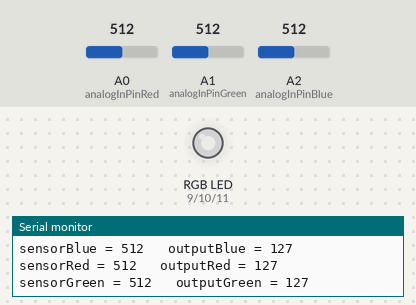
Bench run of a sketch on a simulated Arduino Uno, built with avr-gcc and run on an emulated ATmega328P. Shown: an RGB LED mixed from three pins (HIGH = lit), the last lines printed to the serial monitor. Inputs (shaded band) come from the test bench; at power-on: A0 (analogInPinRed) = 512, A1 (analogInPinGreen) = 512, A2 (analogInPinBlue) = 512. Dim RGB values are drawn brighter than linear.

Above: at 1.2 s.
1.3 s: A0 (analogInPinRed) set to 410
At 2.6 s:
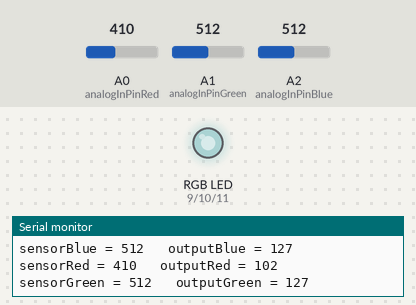
4.3 s: A0 (analogInPinRed) set to 385
At 5.0 s:
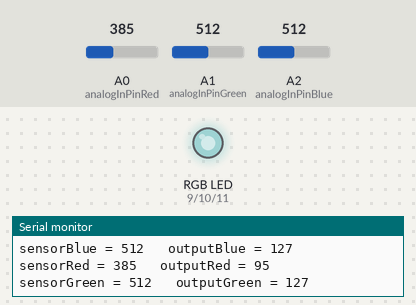
7.3 s: A1 (analogInPinGreen) set to 419
At 8.2 s:
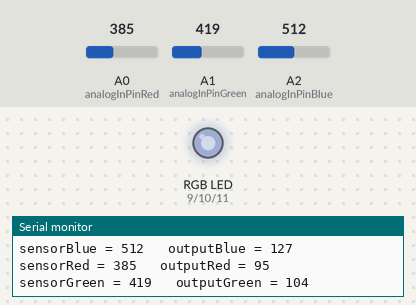
10.3 s: A1 (analogInPinGreen) set to 386
At 10.7 s:
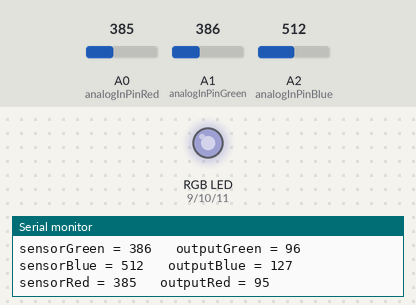
13.3 s: A2 (analogInPinBlue) set to 413
At 14.5 s:
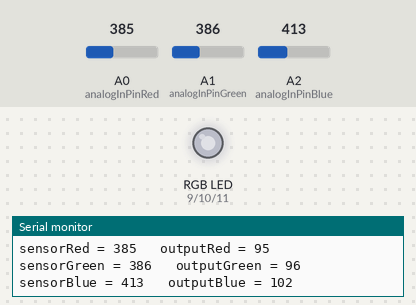
14.8 s: A2 (analogInPinBlue) set to 390
At 16.0 s:
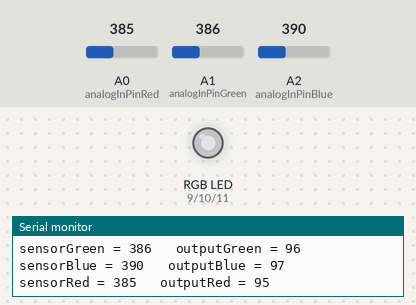
Timing chart, 0 to 17.8 s (numbered marks = the images above; inputs shaded):
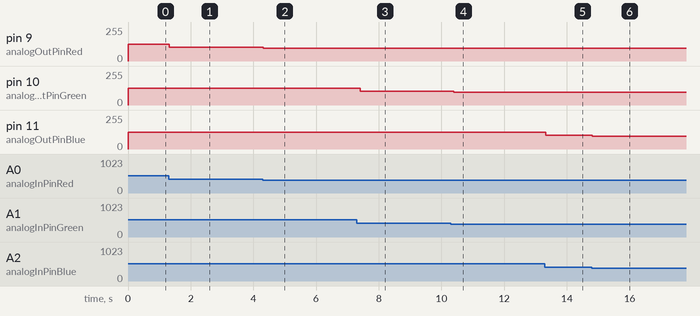

Measured:
- after the input at 1.3 s, pin 9 (analogOutPinRed): 127/255 → 102/255 at once
- after the input at 4.3 s, pin 9 (analogOutPinRed): 102/255 → 95/255 at once
- after the input at 7.3 s, pin 10 (analogOutPinGreen): 127/255 → 104/255 after 0.11 s
- after the input at 10.3 s, pin 10 (analogOutPinGreen): 104/255 → 96/255 after 0.09 s
- after the input at 13.3 s, pin 11 (analogOutPinBlue): 127/255 → 102/255 at once
- after the input at 14.8 s, pin 11 (analogOutPinBlue): 102/255 → 97/255 at once

The sketch:

analogLedRGB.ino
```cpp
const int analogInPinRed = A0, analogInPinGreen = A1, analogInPinBlue = A2;
const int analogOutPinRed = 9, analogOutPinGreen = 10, analogOutPinBlue = 11;

int sensorValueRed = 0, sensorValueGreen = 0, sensorValueBlue = 0;
int outputValueRed = 0, outputValueGreen = 0, outputValueBlue = 0;

void setup() {
  // initialize serial communications at 9600 bps:
  Serial.begin(9600);
}

void loop() {
  sensorValueRed = analogRead(analogInPinRed);
  sensorValueGreen = analogRead(analogInPinGreen);
  sensorValueBlue = analogRead(analogInPinBlue);

  setColor(sensorValueRed, sensorValueGreen, sensorValueBlue);

  delay(2);
}

void setColor (int red, int green, int blue) {
  outputValueRed = map(red, 0, 1023, 0, 255);
  analogWrite(analogOutPinRed, outputValueRed);

  outputValueGreen = map(green, 0, 1023, 0, 255);
  analogWrite(analogOutPinGreen, outputValueGreen);

  outputValueBlue = map(blue, 0, 1023, 0, 255);
  analogWrite(analogOutPinBlue, outputValueBlue);

  // print the results to the Serial Monitor:
  Serial.print("sensorRed = ");
  Serial.print(red);
  Serial.print("\t outputRed = ");
  Serial.println(outputValueRed);

  Serial.print("sensorGreen = ");
  Serial.print(green);
  Serial.print("\t outputGreen = ");
  Serial.println(outputValueGreen);

  Serial.print("sensorBlue = ");
  Serial.print(blue);
  Serial.print("\t outputBlue = ");
  Serial.println(outputValueBlue);
  Serial.println("\n");
}
```
